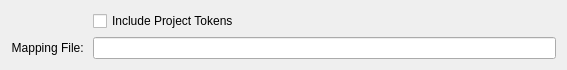
<?xml version="1.0" encoding="UTF-8"?>
<ui version="4.0">
 <class>Adsk::USDAssetResolverSettingsWidget</class>
 <widget class="QWidget" name="Adsk::USDAssetResolverSettingsWidget">
  <property name="geometry">
   <rect>
    <x>0</x>
    <y>0</y>
    <width>567</width>
    <height>70</height>
   </rect>
  </property>
  <property name="windowTitle">
   <string>USD Asset Resolver Settings</string>
  </property>
  <layout class="QGridLayout" name="mainLayout" columnstretch="0,4">
   <item row="1" column="1">
    <widget class="QLineEdit" name="mappingFilePath"/>
   </item>
   <item row="1" column="0">
    <widget class="QLabel" name="label">
     <property name="text">
      <string>Mapping File: </string>
     </property>
     <property name="alignment">
      <set>Qt::AlignRight|Qt::AlignTrailing|Qt::AlignVCenter</set>
     </property>
    </widget>
   </item>
   <item row="0" column="1">
    <widget class="QCheckBox" name="includeProjectTokens">
     <property name="text">
      <string>Include Project Tokens</string>
     </property>
    </widget>
   </item>
  </layout>
 </widget>
 <layoutdefault spacing="6" margin="11"/>
 <resources/>
 <connections/>
</ui>
